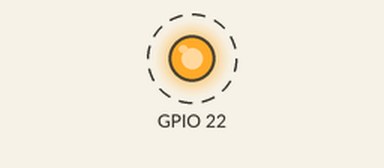
Recording of a program running on a simulated ESP32. Parts: output pins drawn as LEDs (lit = HIGH). Dashed ring = blinking. What the program prints to the serial monitor is not drawn.

Above: at 0.5 s.
Timing chart, 0 to 4.6 s (numbered marks = the images above):
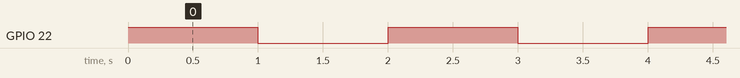

Measured:
- by itself, GPIO 22: alternates HIGH for 1.0 s and LOW for 1.0 s

The program:

main.cpp
```cpp
#include <Arduino.h>

void setup() {
  // initialize digital pin LED_BUILTIN as an output.
  Serial.begin(9600);
  pinMode(22, OUTPUT);
}

// the loop function runs over and over again forever
void loop() {
  digitalWrite(22, HIGH);  // turn the LED on (HIGH is the voltage level)
  delay(1000);                      // wait for a second
  digitalWrite(22, LOW);   // turn the LED off by making the voltage LOW
  delay(1000);                      // wait for a second
  Serial.print("Hello");
}
```
